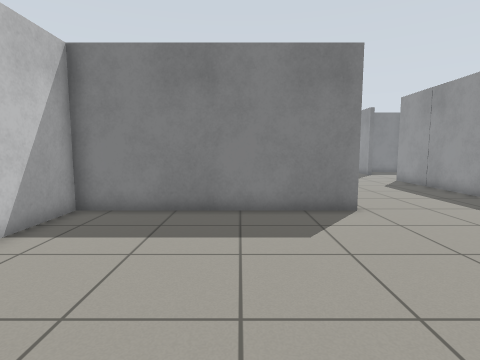
[1] (above)

23 first-person views from a walk through a robot-simulator world made for Gazebo. The camera is 0.94 m above the floor, tilts 6° down and sees 80° across. The floor is counted in squares, 0.5 m on a side. Each view is taken from the middle of a square. On the plan, view 1 faces up. The plan holds only what a view shows up to about 16 squares ahead; the rest is blank.

[2]
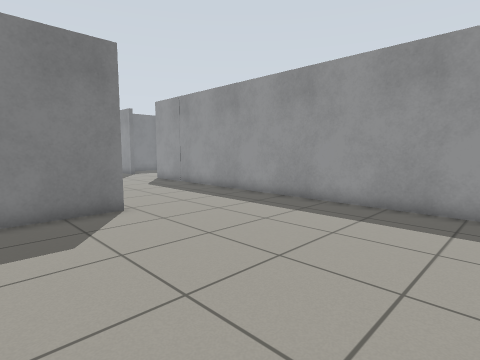

[3]
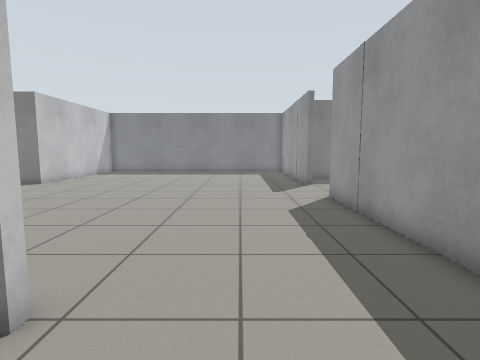

[4]
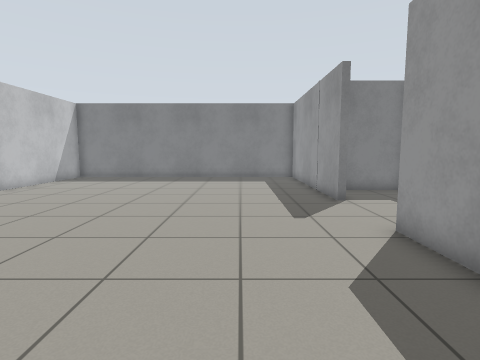

[5]
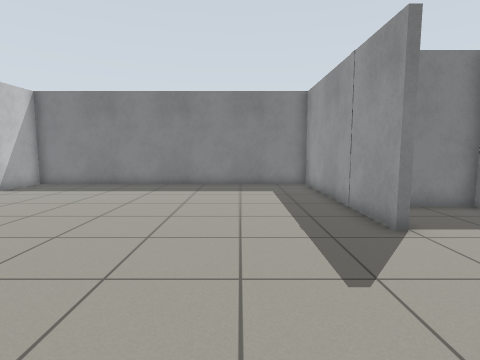

[6]
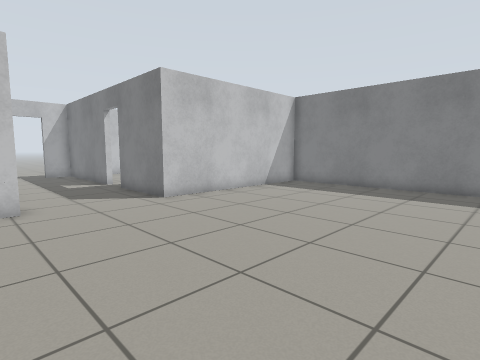

[7]
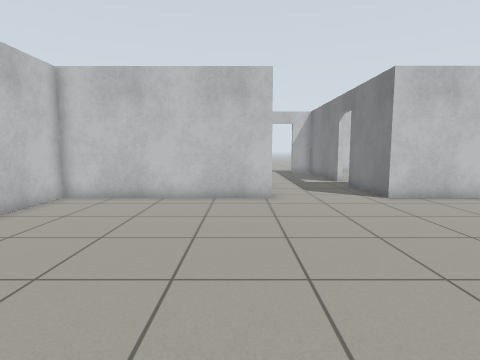

[8]
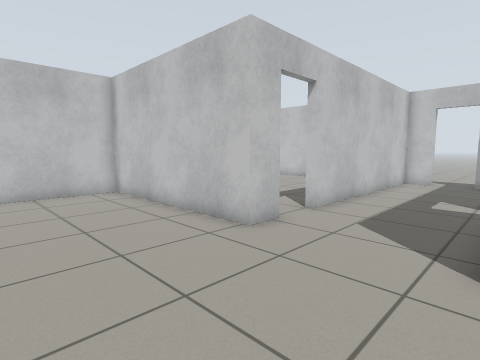

[9]
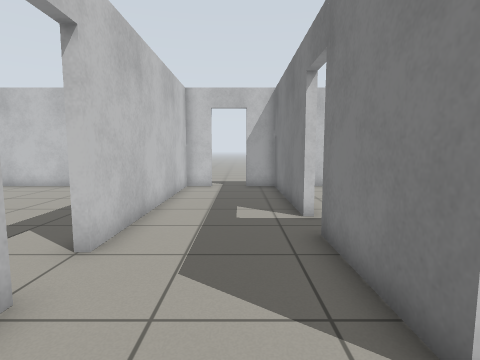

[10]
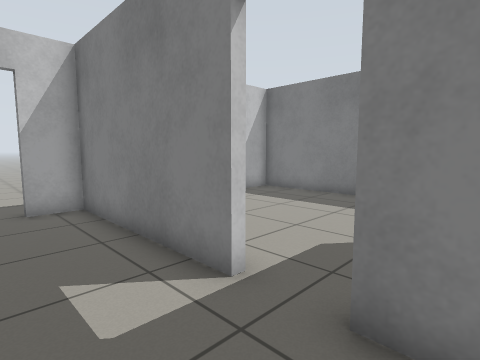

[11]
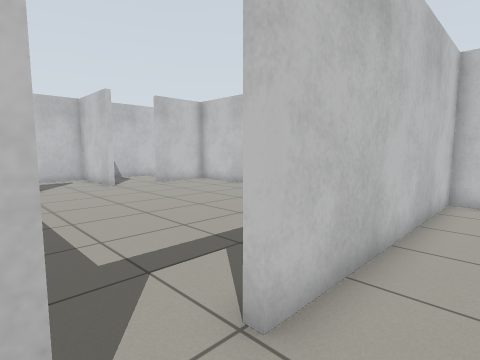

[12]
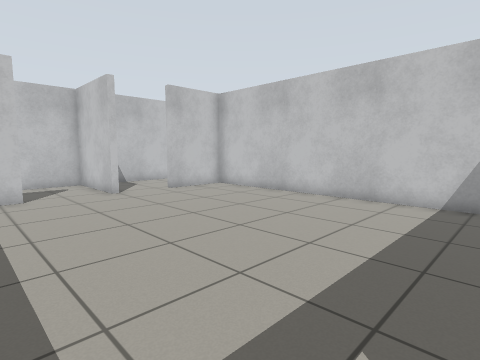

[13]
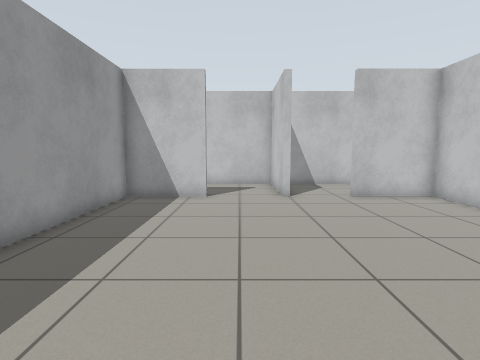

[14]
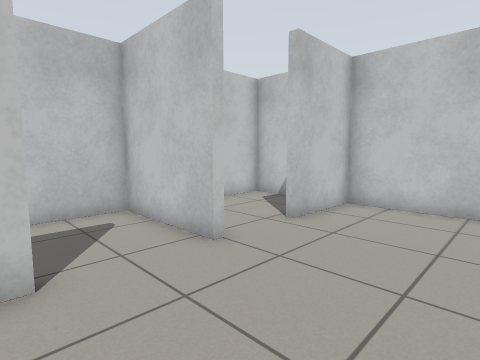

[15]
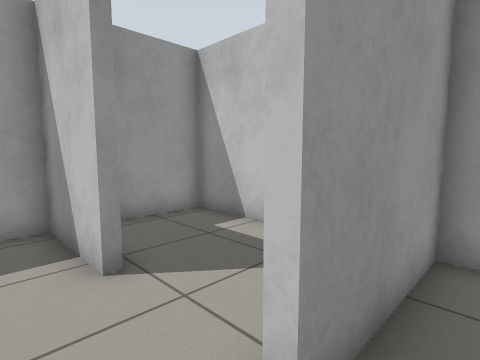

[16]
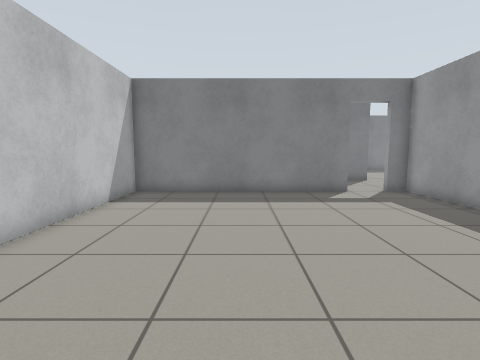

[17]
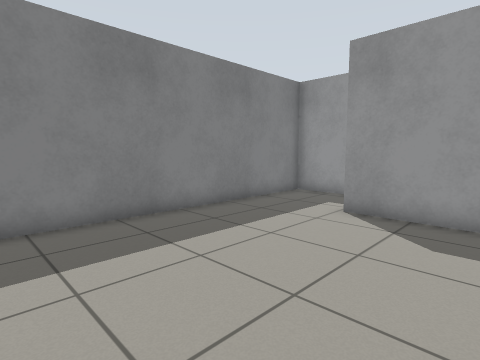

[18]
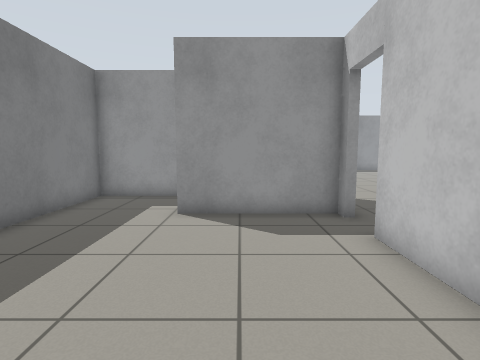

[19]
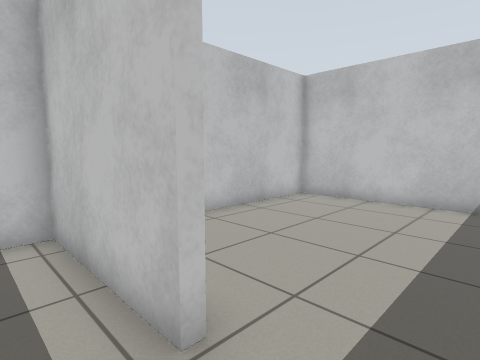

[20]
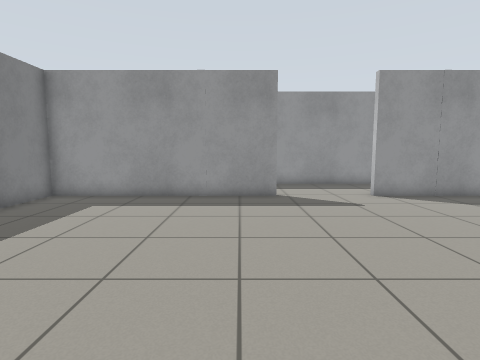

[21]
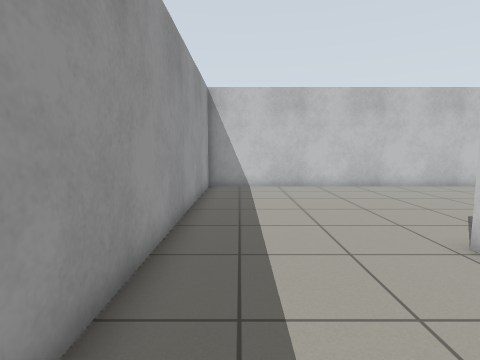

[22]
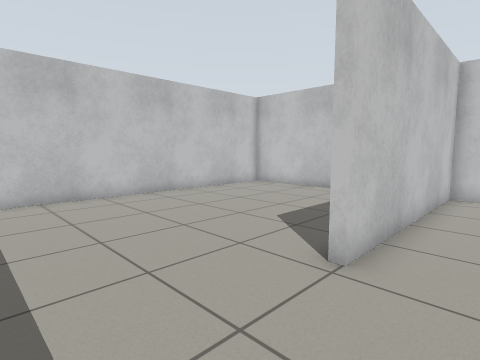

[23]
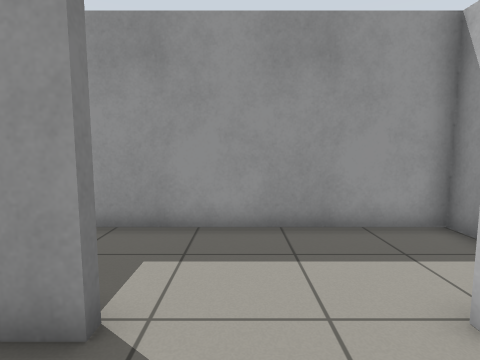

### Floor plan
Points are (right, up) in squares from view 1. A wall is a line through its corners. A room is listed if a view was taken in it or the views show most of it. See-through windows are left out.
Room 1 (views 1, 2, 3, 4, 5, 6, 7, 8, 9, 10, 11, 20, 21, 22, 23)
walls: (-6.4, 17.2) (-5.1, 17.2) (-5.1, 9.1) (3.8, 9.1); (3.8, 8.7) (-5.1, 8.7) (-5.1, 5.9); (9.6, 21.4) (9.6, 30.7) (-5.1, 30.7) (-5.1, 21.8) (-9.2, 21.8); (-10.9, 21.8) (-17.8, 21.8) (-17.8, 20.2); (-5.1, 4.2) (-5.1, 1.1); (-4.3, -0.7) (9.6, -0.7) (9.6, 17.6); (-17.8, 18.6) (-17.8, 17.2) (-8, 17.2)
ways out: open door at (-7.5, 17) to room 2; open door at (-10.5, 22) to room 3; opening at (10, 19.5) to room 5; open door at (-18, 19.5)
Room 2 (views 12, 13, 14, 15, 16)
walls: (-5.4, 12.9) (-5.4, 16.9) (-6.4, 16.9); (-12, 3.5) (-11.7, 3.5) (-11.7, 2.5); (-8.7, 3.1) (-8.7, 3.5) (-5.4, 3.5) (-5.4, 9.7); (-8, 16.9) (-17.8, 16.9) (-17.8, 3.5) (-14.5, 3.5)
ways out: open door at (-7.5, 17) to room 1; opening at (-10, 3) to room 6; opening at (-13.5, 3) to room 7
Room 3 (views 17, 18)
walls: (-8.7, 22.1) (-8.7, 26.9) (-8.4, 26.9); (-7.4, 30.7) (-17.8, 30.7) (-17.8, 22.1) (-10.9, 22.1)
ways out: open door at (-10.5, 22) to room 1; opening at (-8.5, 29) to room 4
Room 4 (view 19)
walls: (-8.4, 26.9) (-8.4, 22.1); (-5.4, 27.5) (-5.4, 30.7) (-7.4, 30.7)
ways out: opening at (-8.5, 29) to room 3
Room 5 (no view inside)
walls: (12.9, 15) (13.8, 15) (13.8, 24.4) (11, 24.4)
ways out: opening at (10, 19.5) to room 1
Room 6 (no view inside)
walls: (-11.7, 2.5) (-11.7, -0.7) (-5.4, -0.7) (-5.4, 2)
ways out: opening at (-10, 3) to room 2
Room 7 (no view inside)
walls: (-17.8, 1) (-17.8, -0.7) (-12, -0.7) (-12, 3.5)
ways out: opening at (-13.5, 3) to room 2

Positions as (right, up) in squares from view 1, and headings:
1: (0, 0), facing up
2: (0, 0), facing up-right
3: (6, 6), facing up
4: (6, 11), facing up
5: (6, 15), facing up
6: (5, 16), facing up-left
7: (6, 16), facing left
8: (0, 22), facing down-left
9: (-3, 20), facing left
10: (-8, 19), facing up-left
11: (-6, 19), facing down-left
12: (-7, 16), facing down-left
13: (-10, 15), facing down
14: (-8, 8), facing down-left
15: (-13, 5), facing down-right
16: (-13, 4), facing up
17: (-17, 23), facing up-right
18: (-17, 25), facing right
19: (-7, 29), facing down-left
20: (-2, 23), facing right
21: (8, 14), facing down
22: (8, 11), facing down-left
23: (7, 20), facing right
